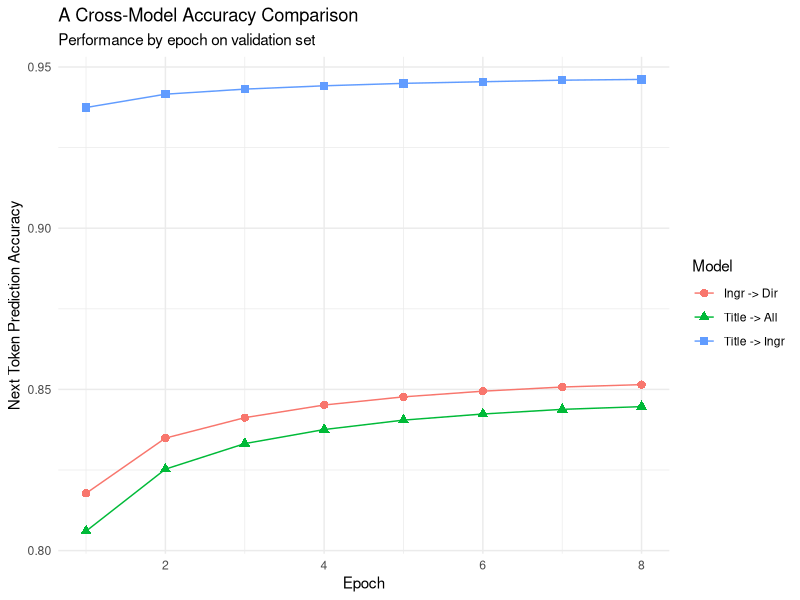
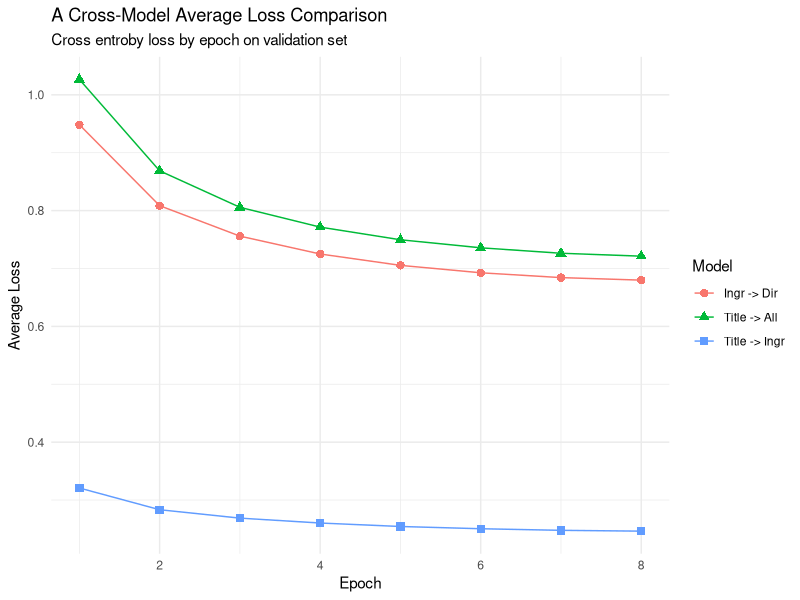
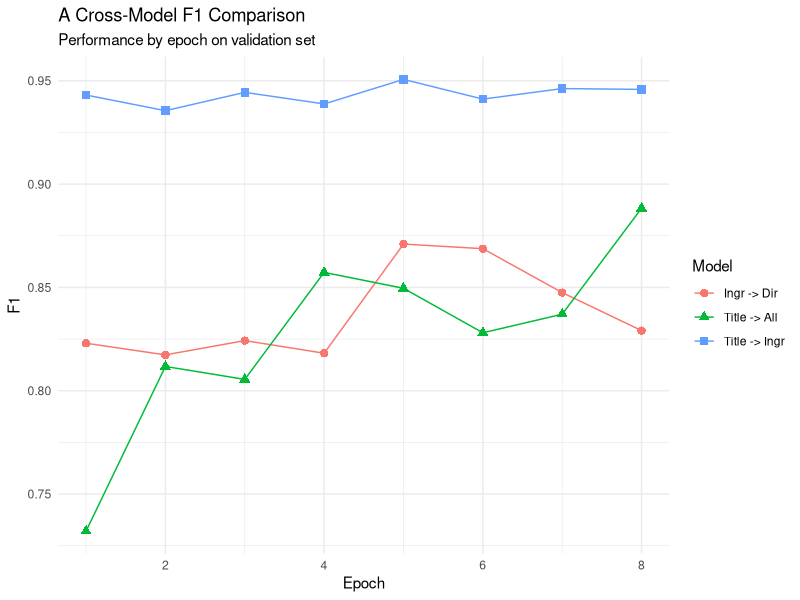

Recreate these plots in R, in order.
library(tidyverse)
library(RColorBrewer)
library(ggthemes)
library(ggrepel)
library(kableExtra)



train_results <- read.csv('./data/nextbyte_training_results.csv')

val_data <- train_results |>
  filter(set == 'val')

# we want one graph each for accuracy, avg loss, and f1 across models,
# using the validation data
  
#===============================================================================
# ACCURACY PLOT
#===============================================================================
val_data |>
  ggplot() +
  geom_line(aes(x = epoch, y = accuracy, color = model)) +
  geom_point(aes(x = epoch, y = accuracy, shape=model, color=model), size=2.5) +
  scale_shape_discrete(
    name = "Model",
    labels= c('Ingr -> Dir', 'Title -> All', 'Title -> Ingr')
  ) + 
  scale_color_discrete(
    name = "Model",
    labels= c('Ingr -> Dir', 'Title -> All', 'Title -> Ingr')
  ) + 
  labs(
    x = "Epoch",
    y = "Next Token Prediction Accuracy",
    color = "Model",
    title = "A Cross-Model Accuracy Comparison",
    subtitle = "Performance by epoch on validation set",
    shape = "Model"
  ) +
  theme_minimal()

#===============================================================================
# Avg_loss PLOT
#===============================================================================

val_data |>
  ggplot() +
  geom_line(aes(x = epoch, y = avg_loss, color = model)) +
  geom_point(aes(x = epoch, y = avg_loss, shape=model, color=model), size=2.5) +
  scale_shape_discrete(
    name = "Model",
    labels= c('Ingr -> Dir', 'Title -> All', 'Title -> Ingr')
  ) + 
  scale_color_discrete(
    name = "Model",
    labels= c('Ingr -> Dir', 'Title -> All', 'Title -> Ingr')
  ) + 
  labs(
    x = "Epoch",
    y = "Average Loss",
    color = "Model",
    title = "A Cross-Model Average Loss Comparison",
    subtitle = "Cross entroby loss by epoch on validation set",
    shape = "Model"
  ) +
  theme_minimal()

#===============================================================================
# F1 PLOT
#===============================================================================

val_data |>
  ggplot() +
  geom_line(aes(x = epoch, y = f1, color = model)) +
  geom_point(aes(x = epoch, y = f1, shape=model, color=model), size=2.5) +
  scale_shape_discrete(
    name = "Model",
    labels= c('Ingr -> Dir', 'Title -> All', 'Title -> Ingr')
  ) + 
  scale_color_discrete(
    name = "Model",
    labels= c('Ingr -> Dir', 'Title -> All', 'Title -> Ingr')
  ) + 
  labs(
    x = "Epoch",
    y = "F1",
    color = "Model",
    title = "A Cross-Model F1 Comparison",
    subtitle = "Performance by epoch on validation set",
    shape = "Model"
  ) +
  theme_minimal()


#===============================================================================
# In text summary table of training data
#===============================================================================


#===============================================================================
# Full Training results
#===============================================================================
library(flextable)

results <- train_results 

title_all <- results |>
  filter(model == 'title_all') |>
  select(-model)

flextable(title_all) |>
  merge_v(j='set') |>
  theme_vanilla() |>
  set_header_labels(
    values = list(
      set = 'Set',
      epoch = 'Epoch',
      accuracy = 'Accuracy',
      avg_loss = "Avg Loss",
      f1 = "F1"
    )
  ) |>
  save_as_image('title_all_training.png')

title_ingr <- results |>
  filter(model == 'title_ing') |>
  select(-model)

flextable(title_ingr) |>
  merge_v(j='set') |>
  theme_vanilla() |>
  set_header_labels(
    values = list(
      set = 'Set',
      epoch = 'Epoch',
      accuracy = 'Accuracy',
      avg_loss = "Avg Loss",
      f1 = "F1"
    )
  ) |>
  save_as_image('title_ingr_training.png')

ingr_dir <- results |>
  filter(model == 'ing_dir') |>
  select(-model)

flextable(ingr_dir) |>
  merge_v(j='set') |>
  theme_vanilla() |>
  set_header_labels(
    values = list(
      set = 'Set',
      epoch = 'Epoch',
      accuracy = 'Accuracy',
      avg_loss = "Avg Loss",
      f1 = "F1"
    )
  ) |>
  save_as_image('ingr_dir_training.png')
 





# geom_point(x = 8, y = test_rs$Accuracy) +
#   geom_label_repel(data=test_rs, aes(x = 8, y = Accuracy,
#                                      label = "test set"),
#                    nudge_y = -0.005) + 
